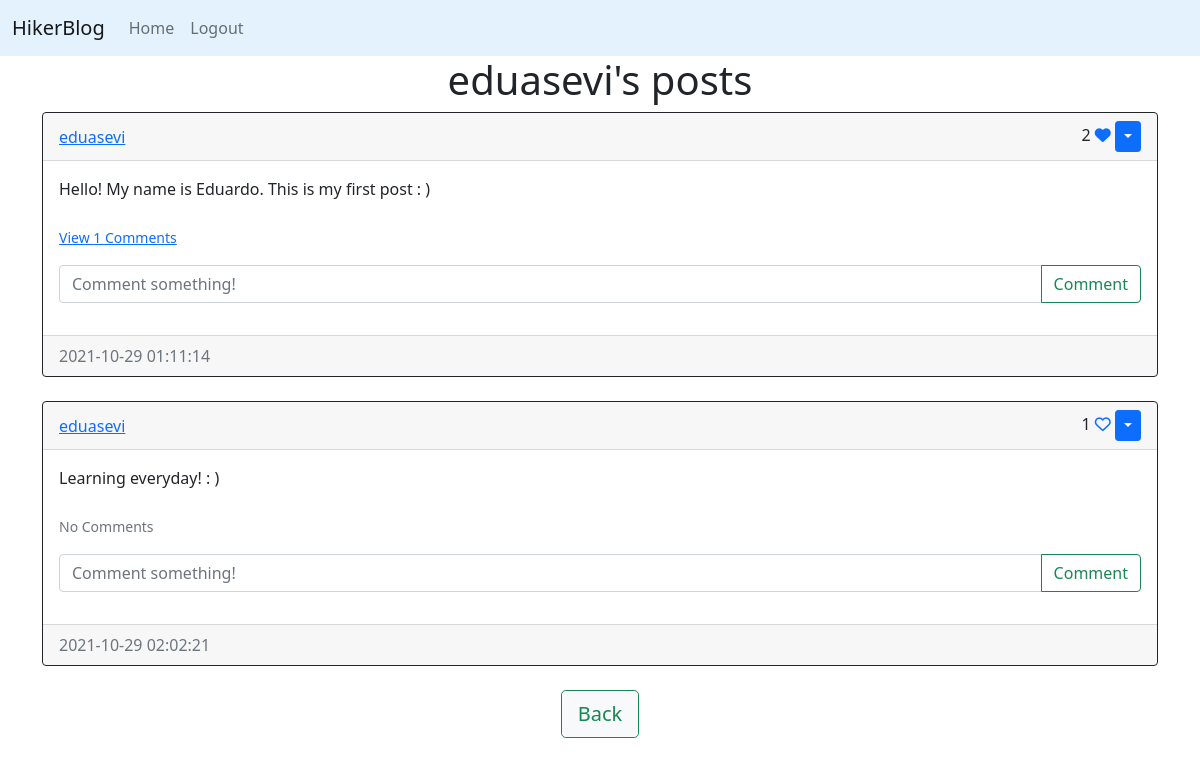
Page /posts/eduasevi (signed in) on the committed database.
### sunny_app/models.py (models this page shows)
class User(db.Model, UserMixin):
    id = db.Column(db.Integer, primary_key=True)
    email = db.Column(db.String(150), unique=True)
    username = db.Column(db.String(150), unique=True)
    password = db.Column(db.String(150))
    date_created = db.Column(db.DateTime(timezone=True), default=func.now())
    posts = db.relationship('Post', backref='user', passive_deletes=True)
    comments = db.relationship('Comment', backref='user', passive_deletes=True)
    likes = db.relationship('Like', backref='user', passive_deletes=True)

class Post(db.Model):
    id = db.Column(db.Integer, primary_key=True)
    text = db.Column(db.Text, nullable=False)
    date_created = db.Column(db.DateTime(timezone=True), default=func.now())
    author = db.Column(db.Integer, db.ForeignKey(
        'user.id', ondelete="CASCADE"), nullable=False)
    comments = db.relationship('Comment', backref='post', passive_deletes=True)
    likes = db.relationship('Like', backref='post', passive_deletes=True)

### sunny_app/views.py (the view)
@views.route("/posts/<username>")
@login_required
def posts(username):
    user = User.query.filter_by(username=username).first()
    if not user:
        flash('No user with that username exists.', category='error')
        return redirect(url_for('views.home'))
    posts = user.posts
    return render_template("posts.html", user=current_user, posts=posts, username=username)

### sunny_app/__init__.py (called while the page is built)
def create_app():
    app = Flask(__name__)
    app.config['SECRET_KEY'] = "helloworld"
    app.config['SQLALCHEMY_DATABASE_URI'] = f'sqlite:///{DB_NAME}'
    db.init_app(app)
    from .views import views
    from .auth import auth
    app.register_blueprint(views, url_prefix="/")
    app.register_blueprint(auth, url_prefix="/")
    from .models import User, Post, Comment, Like
    create_database(app)
    login_manager = LoginManager()
    login_manager.login_view = "auth.login"
    login_manager.init_app(app)
    @login_manager.user_loader
    def load_user(id):
        return User.query.get(int(id))
    return app

### sunny_app/templates/posts.html (shortened to what this page needs)
{% extends "posts_div.html" %}  {% block header %} {{username}}'s posts {% endblock %} {% block footer %}
<div align="center">
  <a href="/home"
    ><button type="button" class="btn btn-light btn-outline-success btn-lg">
      Back
    </button></a
  >
</div>
{% endblock %}

### sunny_app/templates/posts_div.html (shortened to what this page needs)
{% extends "base.html" %} {% block title %}Home{% endblock %} {% block content
%}
<h1 align="center">{% block header %}Posts{% endblock %}</h1>
<div id="posts">
  {% for post in posts %}
  <div class="card border-dark">
    <div class="card-header d-flex justify-content-between align-items-center">
      <a href="/posts/{{post.user.username}}">{{post.user.username}}</a>
      <div>
        {{post.likes|length}} {% if user.id in
        post.likes|map(attribute="author")|list %}
        <a href="/like-post/{{post.id}}"><i class="fas fa-heart"></i></a>
        {% else %}
        <a href="/like-post/{{post.id}}"><i class="far fa-heart"></i></a>
        {% endif %} {% if user.id == post.author %}
        <div class="btn-group">
          <button
            type="button"
            class="btn btn-sm btn-primary dropdown-toggle"
            data-bs-toggle="dropdown"
          ></button>
        </div>
        {% endif %}
      </div>
    </div>
    <div class="card-body">
      <div class="card-text">{{post.text}}</div>
      <br />
      <p class="card-text">
        {% if post.comments|length > 0 %}
        <a data-bs-toggle="collapse" href="#comments-{{post.id}}" role="button">
          <small>View {{post.comments|length}} Comments</small>
        </a>
        {% else %}
        <small class="text-muted">No Comments</small>
        {% endif %}
      </p>
      <form
        class="input-group mb-3"
        method="POST"
        action="/create-comment/{{post.id}}"
      >
        <input
          type="text"
          id="text"
          name="text"
          class="form-control"
          placeholder="Comment something!"
        />
        <button type="submit" class="btn btn-outline-success">Comment</button>
      </form>
    </div>
    <div class="card-footer text-muted">{{post.date_created}}</div>
  </div>
  <br/ > {% endfor %}
</div>
{% block footer %}{% endblock %} {% endblock %}

### sunny_app/static/css/main.css (style rules this page uses)
body { background: url("https://mdbootstrap.com/img/Photos/Others/images/76.jpg") no-repeat center center fixed; -webkit-background-size: cover; -moz-background-size: cover; background-size: cover; -o-background-size: cover; }

### rows in the picture
User: username "eduasevi"
Post: user.username "eduasevi", likes|length "2", text "Hello! My name is Eduardo. This is my first post : )", comments|length "1", date_created "2021-10-29 01:11:14"
Post: user.username "eduasevi", likes|length "1", text "Learning everyday! : )", shows "No Comments", date_created "2021-10-29 02:02:21"
